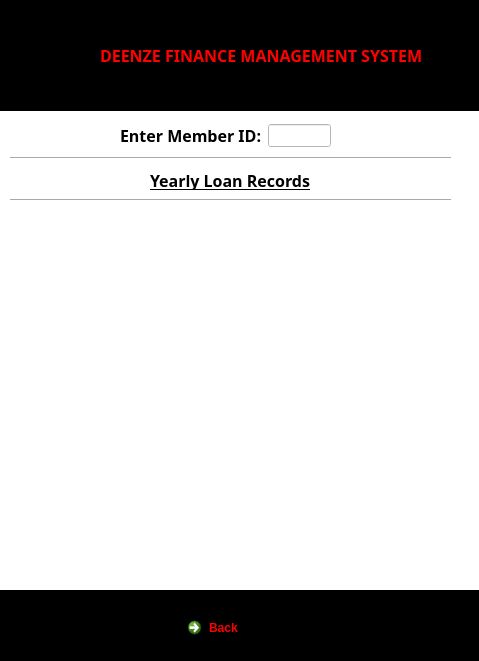
<?xml version="1.0" encoding="UTF-8"?>
<ui version="4.0">
 <class>Loans</class>
 <widget class="QDialog" name="Loans">
  <property name="geometry">
   <rect>
    <x>0</x>
    <y>0</y>
    <width>479</width>
    <height>661</height>
   </rect>
  </property>
  <property name="minimumSize">
   <size>
    <width>479</width>
    <height>661</height>
   </size>
  </property>
  <property name="maximumSize">
   <size>
    <width>479</width>
    <height>661</height>
   </size>
  </property>
  <property name="windowTitle">
   <string>Loan Records</string>
  </property>
  <property name="windowIcon">
   <iconset resource="Resources.qrc">
    <normaloff>:/new/Images/member1.ico</normaloff>
    <normalon>:/new/Images/member1.ico</normalon>
    <activeon>:/new/Images/member1.ico</activeon>:/new/Images/member1.ico</iconset>
  </property>
  <property name="styleSheet">
   <string notr="true">background-color:white;</string>
  </property>
  <widget class="QLabel" name="label">
   <property name="geometry">
    <rect>
     <x>100</x>
     <y>0</y>
     <width>391</width>
     <height>111</height>
    </rect>
   </property>
   <property name="font">
    <font>
     <family>Koshgarian-Ligh</family>
     <pointsize>12</pointsize>
     <weight>75</weight>
     <bold>true</bold>
    </font>
   </property>
   <property name="styleSheet">
    <string notr="true">color:red;
background-color:black;</string>
   </property>
   <property name="text">
    <string>DEENZE FINANCE MANAGEMENT SYSTEM</string>
   </property>
  </widget>
  <widget class="QLabel" name="label_2">
   <property name="geometry">
    <rect>
     <x>0</x>
     <y>0</y>
     <width>101</width>
     <height>111</height>
    </rect>
   </property>
   <property name="styleSheet">
    <string notr="true">background-color:black;</string>
   </property>
   <property name="text">
    <string/>
   </property>
   <property name="pixmap">
    <pixmap resource="Resources.qrc">:/new/Images/member2.png</pixmap>
   </property>
  </widget>
  <widget class="QLabel" name="label_3">
   <property name="geometry">
    <rect>
     <x>150</x>
     <y>160</y>
     <width>161</width>
     <height>41</height>
    </rect>
   </property>
   <property name="font">
    <font>
     <family>Adobe Caslon Pro Bold</family>
     <pointsize>12</pointsize>
     <weight>75</weight>
     <bold>true</bold>
     <underline>true</underline>
    </font>
   </property>
   <property name="text">
    <string>Yearly Loan Records</string>
   </property>
  </widget>
  <widget class="QTableView" name="tableView_Records">
   <property name="geometry">
    <rect>
     <x>60</x>
     <y>210</y>
     <width>321</width>
     <height>361</height>
    </rect>
   </property>
   <property name="frameShape">
    <enum>QFrame::NoFrame</enum>
   </property>
  </widget>
  <widget class="QLabel" name="label_5">
   <property name="geometry">
    <rect>
     <x>-10</x>
     <y>590</y>
     <width>491</width>
     <height>71</height>
    </rect>
   </property>
   <property name="styleSheet">
    <string notr="true">background-color:black;</string>
   </property>
   <property name="text">
    <string>TextLabel</string>
   </property>
  </widget>
  <widget class="QCommandLinkButton" name="commandLinkButton">
   <property name="geometry">
    <rect>
     <x>180</x>
     <y>610</y>
     <width>172</width>
     <height>41</height>
    </rect>
   </property>
   <property name="styleSheet">
    <string notr="true">color:red;</string>
   </property>
   <property name="text">
    <string>Back</string>
   </property>
  </widget>
  <widget class="Line" name="line">
   <property name="geometry">
    <rect>
     <x>10</x>
     <y>150</y>
     <width>441</width>
     <height>16</height>
    </rect>
   </property>
   <property name="orientation">
    <enum>Qt::Horizontal</enum>
   </property>
  </widget>
  <widget class="Line" name="line_2">
   <property name="geometry">
    <rect>
     <x>10</x>
     <y>190</y>
     <width>441</width>
     <height>20</height>
    </rect>
   </property>
   <property name="orientation">
    <enum>Qt::Horizontal</enum>
   </property>
  </widget>
  <widget class="QWidget" name="layoutWidget">
   <property name="geometry">
    <rect>
     <x>120</x>
     <y>120</y>
     <width>211</width>
     <height>31</height>
    </rect>
   </property>
   <layout class="QHBoxLayout" name="horizontalLayout">
    <item>
     <widget class="QLabel" name="label_4">
      <property name="font">
       <font>
        <family>Adobe Caslon Pro Bold</family>
        <pointsize>12</pointsize>
        <weight>75</weight>
        <bold>true</bold>
       </font>
      </property>
      <property name="text">
       <string>Enter Member ID:</string>
      </property>
     </widget>
    </item>
    <item>
     <widget class="QLineEdit" name="lineEdit_MemID">
      <property name="font">
       <font>
        <pointsize>10</pointsize>
        <weight>75</weight>
        <bold>true</bold>
       </font>
      </property>
     </widget>
    </item>
   </layout>
  </widget>
 </widget>
 <resources>
  <include location="Resources.qrc"/>
 </resources>
 <connections/>
</ui>
